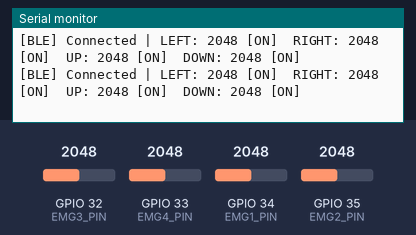
Bench run of a sketch on a simulated ESP32. On the bench: the last lines printed to the serial monitor. Inputs (shaded band) come from the test bench; at power-on: GPIO 32 (EMG3_PIN) = 2048, GPIO 33 (EMG4_PIN) = 2048, GPIO 34 (EMG1_PIN) = 2048, GPIO 35 (EMG2_PIN) = 2048 (analog values on the 0–4095 scale). USB keyboard and mouse output is not drawn.

Above: at 1.4 s.
1.5 s: GPIO 32 (EMG3_PIN) set to 1839
At 1.78 s:
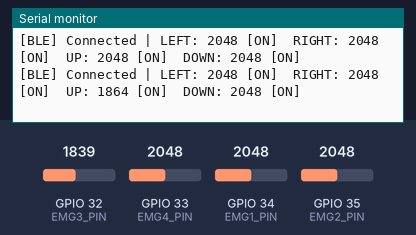
3.0 s: GPIO 32 (EMG3_PIN) set to 1739
At 3.2 s:
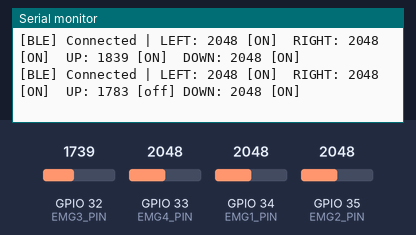
4.7 s: GPIO 33 (EMG4_PIN) set to 1827
At 4.82 s:
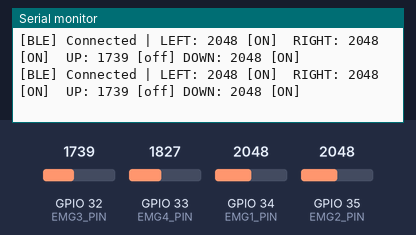
6.2 s: GPIO 33 (EMG4_PIN) set to 1761
At 6.44 s:
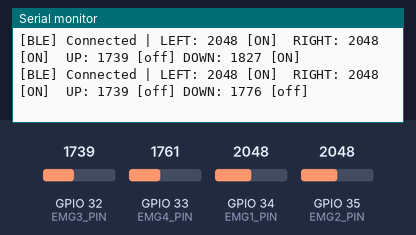
7.9 s: GPIO 34 (EMG1_PIN) set to 1871
At 8.07 s:
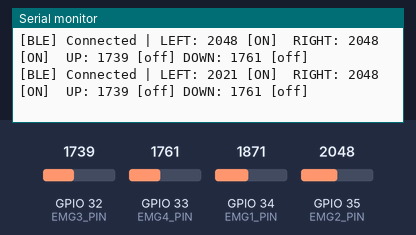
9.4 s: GPIO 34 (EMG1_PIN) set to 1738
At 9.69 s:
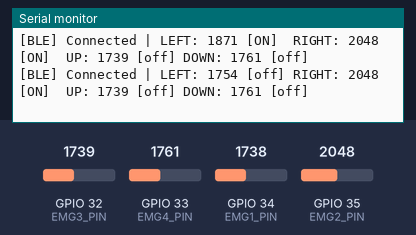
Timing chart, 0 to 12.2 s (numbered marks = the images above; inputs shaded):
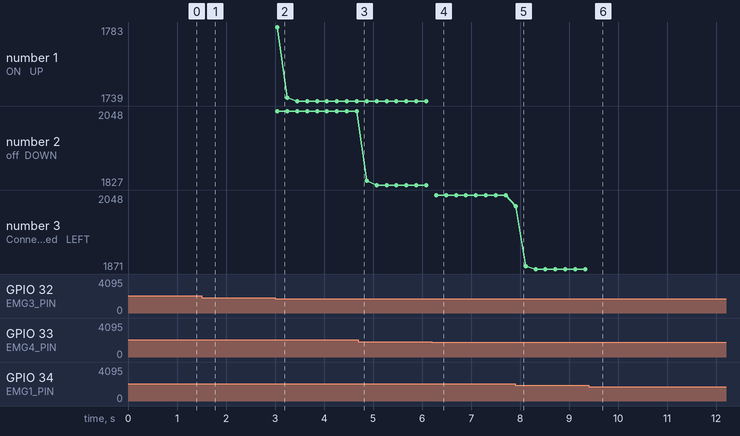

The sketch:

EMG_4CH_BLE_Keyboard.ino
```cpp
#include <BleKeyboard.h>

BleKeyboard bleKeyboard("NeuroPixel EMG", "NeuroPixel", 100);

#define EMG1_PIN  34    // LEFT
#define EMG2_PIN  35    // RIGHT
#define EMG3_PIN  32    // UP
#define EMG4_PIN  33    // DOWN

#define THRESHOLD_1  1800
#define THRESHOLD_2  1800
#define THRESHOLD_3  1800
#define THRESHOLD_4  1800

#define ALPHA      0.15f
#define SERIAL_MS  200

const uint8_t EMG_PINS[4]    = { EMG1_PIN, EMG2_PIN, EMG3_PIN, EMG4_PIN };
const int     THRESHOLDS[4]  = { THRESHOLD_1, THRESHOLD_2, THRESHOLD_3, THRESHOLD_4 };
const uint8_t KEY_CODES[4]   = { KEY_LEFT_ARROW, KEY_RIGHT_ARROW, KEY_UP_ARROW, KEY_DOWN_ARROW };
const char*   KEY_NAMES[4]   = { "LEFT", "RIGHT", "UP", "DOWN" };

float         filtered[4]    = { 0, 0, 0, 0 };
bool          active[4]      = { false, false, false, false };
bool          prevActive[4]  = { false, false, false, false };

unsigned long lastSerial = 0;

void setup() {
  Serial.begin(115200);
  delay(200);
  analogReadResolution(12);
  analogSetAttenuation(ADC_11db);

  for (int i = 0; i < 4; i++) {
    filtered[i] = (float)analogRead(EMG_PINS[i]);
  }

  bleKeyboard.begin();
  Serial.println("[BLE] NeuroPixel EMG Keyboard starting...");
  Serial.println("[BLE] Pair with 'NeuroPixel EMG' on your device");
  Serial.println();
}

void loop() {
  unsigned long now = millis();

  for (int i = 0; i < 4; i++) {
    int raw     = analogRead(EMG_PINS[i]);
    filtered[i] = ALPHA * (float)raw + (1.0f - ALPHA) * filtered[i];
    active[i]   = ((int)filtered[i] >= THRESHOLDS[i]);
  }

  if (bleKeyboard.isConnected()) {
    for (int i = 0; i < 4; i++) {
      if (active[i] && !prevActive[i])  bleKeyboard.press(KEY_CODES[i]);
      if (!active[i] && prevActive[i])  bleKeyboard.release(KEY_CODES[i]);
      prevActive[i] = active[i];
    }
  }

  if (now - lastSerial >= SERIAL_MS) {
    lastSerial = now;
    if (!bleKeyboard.isConnected()) {
      Serial.println("[BLE] Waiting for connection...");
    } else {
      Serial.print("[BLE] Connected | ");
      for (int i = 0; i < 4; i++) {
        Serial.print(KEY_NAMES[i]); Serial.print(": ");
        Serial.print((int)filtered[i]);
        Serial.print(active[i] ? " [ON]  " : " [off] ");
      }
      Serial.println();
    }
  }

  delay(10);
}
```

Measured:
- the behaviour switches between 1800 and 1799 on GPIO 32 (EMG3_PIN) (found by bisection; images 1 and 2)
- the behaviour switches between 1800 and 1799 on GPIO 33 (EMG4_PIN) (found by bisection; images 3 and 4)
- the behaviour switches between 1800 and 1799 on GPIO 34 (EMG1_PIN) (found by bisection; images 5 and 6)
- after the input at 1.5 s, the serial monitor: prints a new line after 0.13 s (image 1)
- after the input at 3.0 s, the serial monitor: prints a new line after 0.05 s (image 2)
- after the input at 6.2 s, the serial monitor: prints a new line after 0.09 s (image 4)
- after the input at 7.9 s, the serial monitor: prints a new line at once (image 5)
- after the input at 9.4 s, the serial monitor: prints a new line after 0.13 s (image 6)
